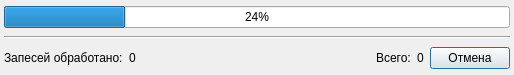
<?xml version="1.0" encoding="UTF-8"?>
<ui version="4.0">
 <class>ProgressDialog</class>
 <widget class="QDialog" name="ProgressDialog">
  <property name="geometry">
   <rect>
    <x>0</x>
    <y>0</y>
    <width>514</width>
    <height>75</height>
   </rect>
  </property>
  <property name="windowTitle">
   <string>Индексирование адресного справочника...</string>
  </property>
  <layout class="QVBoxLayout" name="verticalLayout">
   <property name="margin">
    <number>4</number>
   </property>
   <item>
    <widget class="QProgressBar" name="uiProgressBar">
     <property name="value">
      <number>24</number>
     </property>
    </widget>
   </item>
   <item>
    <widget class="Line" name="line">
     <property name="orientation">
      <enum>Qt::Horizontal</enum>
     </property>
    </widget>
   </item>
   <item>
    <layout class="QHBoxLayout" name="horizontalLayout">
     <item>
      <widget class="QLabel" name="label">
       <property name="text">
        <string>Запесей обработано:</string>
       </property>
      </widget>
     </item>
     <item>
      <widget class="QLabel" name="uiLabelProcessedRec">
       <property name="text">
        <string>0</string>
       </property>
      </widget>
     </item>
     <item>
      <spacer name="horizontalSpacer">
       <property name="orientation">
        <enum>Qt::Horizontal</enum>
       </property>
       <property name="sizeHint" stdset="0">
        <size>
         <width>40</width>
         <height>20</height>
        </size>
       </property>
      </spacer>
     </item>
     <item>
      <widget class="QLabel" name="label_2">
       <property name="text">
        <string>Всего:</string>
       </property>
      </widget>
     </item>
     <item>
      <widget class="QLabel" name="uiRecordsCountLabel">
       <property name="text">
        <string>0</string>
       </property>
      </widget>
     </item>
     <item>
      <widget class="QPushButton" name="uiCancelButton">
       <property name="text">
        <string>Отмена</string>
       </property>
      </widget>
     </item>
    </layout>
   </item>
  </layout>
 </widget>
 <resources/>
 <connections/>
</ui>
